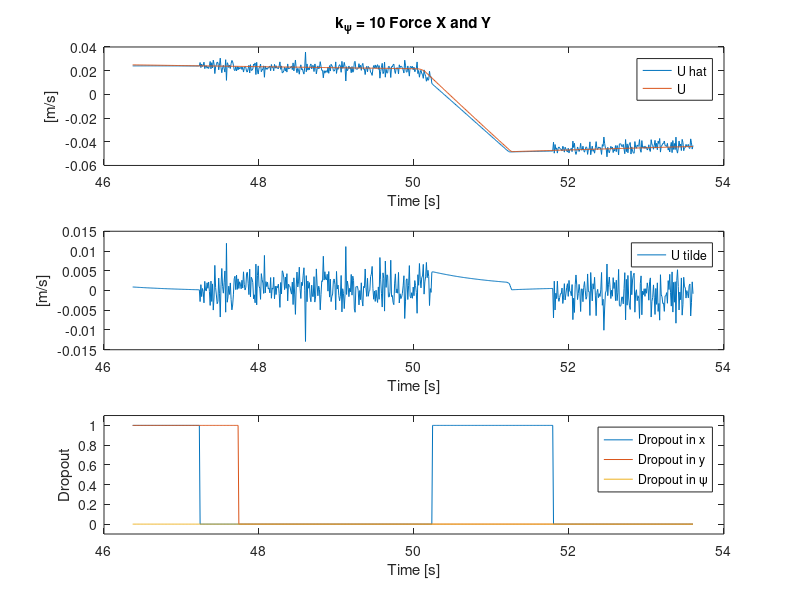
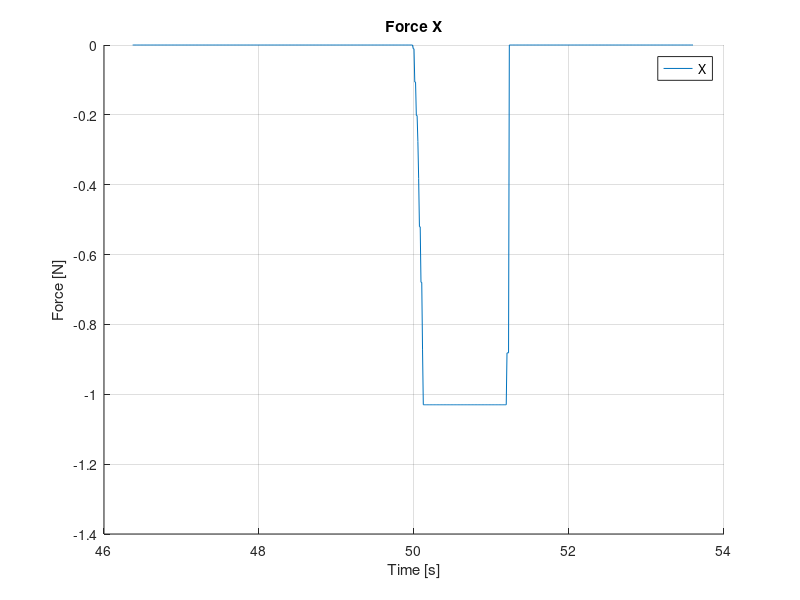
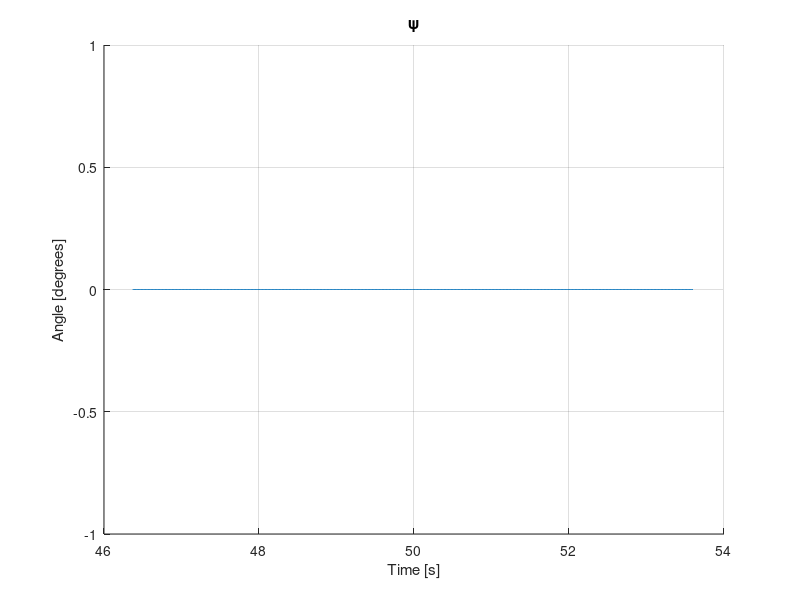

The MATLAB source for these figures, in order:
clear
close all
eta = load('psi.mat', 'ans');
eta = eta.ans;
tau = load('tau.mat', 'ans');
tau = tau.ans;
u_hat = load('u_hat.mat', 'ans');
u_hat = u_hat.ans;
u_real = load('u_real.mat', 'ans');
u_real = u_real.ans;
u_tilde = load('u_tilde.mat', 'ans');
u_tilde = u_tilde.ans;
dropout = load('dropout.mat', 'ans');
dropout = dropout.ans;
a = 4638;
b = 5361;%length(u_hat(1, :));
%U
f1 = figure;
hold on
grid on
subplot(3, 1, 1);
plot(u_hat(1, a:b), u_hat(2, a:b), u_real(1, a:b), u_real(2, a:b));
title('k_{\psi} = 10 Force X and Y');
xlabel('Time [s]');
ylabel('[m/s]');
legend('U hat', 'U');
subplot(3, 1, 2);
plot(u_tilde(1, a:b), u_tilde(2, a:b));
legend('U tilde');
xlabel('Time [s]');
ylabel('[m/s]');
subplot(3, 1, 3);
plot(dropout(1, a:b), dropout(2:4, a:b));
ylim([-0.1 1.1]);
legend('Dropout in x', 'Dropout in y', 'Dropout in \psi');
xlabel('Time [s]');
ylabel('Dropout');

%force
f2 = figure;
hold on
grid on
plot(tau(1, a:b), tau(2, a:b));
title('Force X');
xlabel('Time [s]');
ylabel('Force [N]');
legend('X');

% psi
f3 = figure;
hold on;
grid on;
plot(eta(1, a:b), eta(4, a:b).*180/pi);
title('\psi');
xlabel('Time [s]');
ylabel('Angle [degrees]');